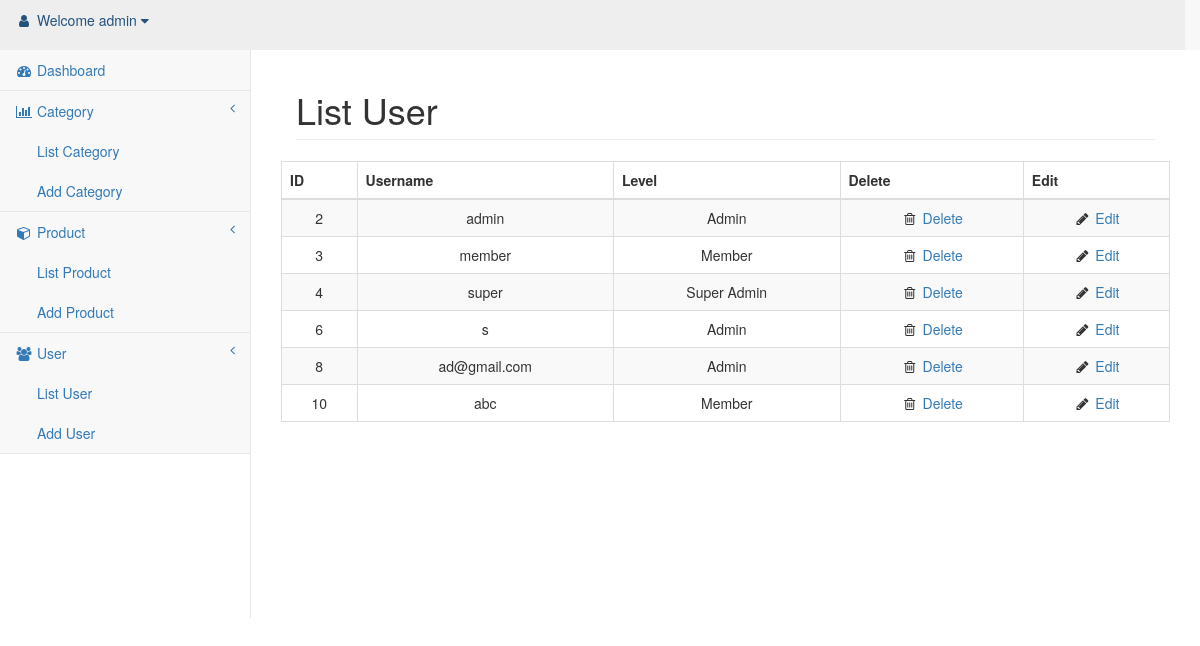
Screenshot of /admin/list_user.php (signed in) with the database file from the repository.
### tables this page shows
CREATE TABLE `users` (
  `id` int(10) UNSIGNED NOT NULL,
  `username` varchar(255) NOT NULL,
  `password` varchar(60) NOT NULL,
  `email` varchar(255) NOT NULL,
  `level` tinyint(4) NOT NULL,
  `remember_token` varchar(100) DEFAULT NULL,
  `created_at` timestamp NOT NULL ,
  `updated_at` timestamp NOT NULL ,
  `password_md5` varchar(60) NOT NULL
);

### controllers/AdminPageController.php (called while the page is built, shortened)
<?php
require_once("../models/User.php");
class AdminPageController{
	public function viewListUserPage(){
		$users = User::getAllUser();
		include_once('../views/admin/pages/list_user.php');
	}
}
?>

### models/User.php (called while the page is built, shortened)
<?php
require_once(dirname(__DIR__)."/models/Database.php");
class User{
	public static function getAllUser(){
		$sql="select * from users";
		$users= Database::selectAll($sql);
		return $users;
	}
}
?>

### models/Database.php (called while the page is built, shortened)
<?php
class Database{
	private static $conn=null;
	private static function connect(){
		$dbInfo = "mysql:host=127.0.0.1;dbname=online_shop";
		$sqlUsername = "root";
		$sqlPassword = "123456";
		try {
			self::$conn = new PDO($dbInfo,$sqlUsername,$sqlPassword);
			self::$conn->setAttribute(PDO::ATTR_ERRMODE,PDO::ERRMODE_EXCEPTION);
			self::$conn->query('SET NAMES "utf8"');
		} catch (PDOException $e) {
			echo "Failed to connect to database". $e->getMessage();
		}
	}
	public static function selectAll($sql){
		self::connect();
		$stmt=self::$conn->prepare($sql);
		$stmt->execute();
		$stmt->setFetchMode(PDO::FETCH_ASSOC);
		$result = $stmt->fetchAll();
		self::$conn=null;
		return $result;
	}
}
?>

### views/admin/pages/list_user.php (the view)
<table class="table table-striped table-bordered table-hover" id="dataTables-example">
    <thead>
        <tr align="center">
            <th>ID</th>
            <th>Username</th>
            <th>Level</th>
            <th>Delete</th>
            <th>Edit</th>
        </tr>
    </thead>
    <tbody>
        <?php foreach($users as $user){ ?>
        <tr class="odd gradeX" align="center">
            <td><?php echo $user['id'] ?></td>
            <td><?php echo $user['username'] ?></td>
            <td>
                <?php
                if($user['level']==1)
                    echo "Member";
                else if ($user['level']==2)
                    echo "Admin";
                else
                    echo "Super Admin";
                ?>
            </td>
            <td class="center"><i class="fa fa-trash-o  fa-fw"></i><a onclick="return confirm('Are you sure?')"
            <?php echo "href='../routes/admin/delete_user.php?id=".$user['id']."'" ?> > Delete</a></td>
            <td class="center"><i class="fa fa-pencil fa-fw"></i> <a
            <?php echo "href='edit_user.php?id=".$user['id']."'" ?> >Edit</a></td>
        </tr>
        <?php } ?>
    </tbody>
</table>

### public/admin/css/sb-admin-2.css (style rules this page uses)
body { background-color: #f8f8f8; }

### rows the page displays
users: id "2", username "admin", level "Admin"
users: id "3", username "member", level "Member"
users: id "4", username "super", level "Super Admin"
users: id "6", username "s", level "Admin"
users: id "8", username "ad@gmail.com", level "Admin"
users: id "10", username "abc", level "Member"

### other values shown
$_SESSION['username'] "admin"
